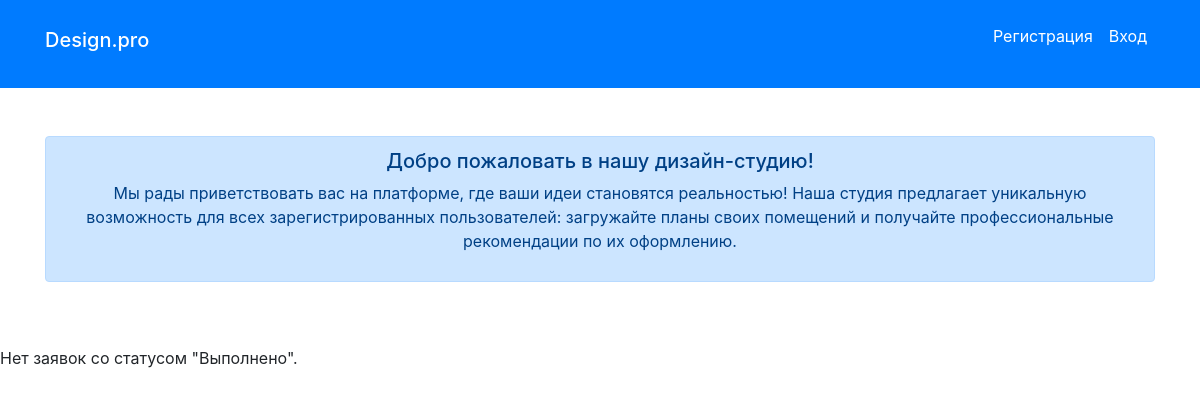
Page /catalog/ on the earlier database version.
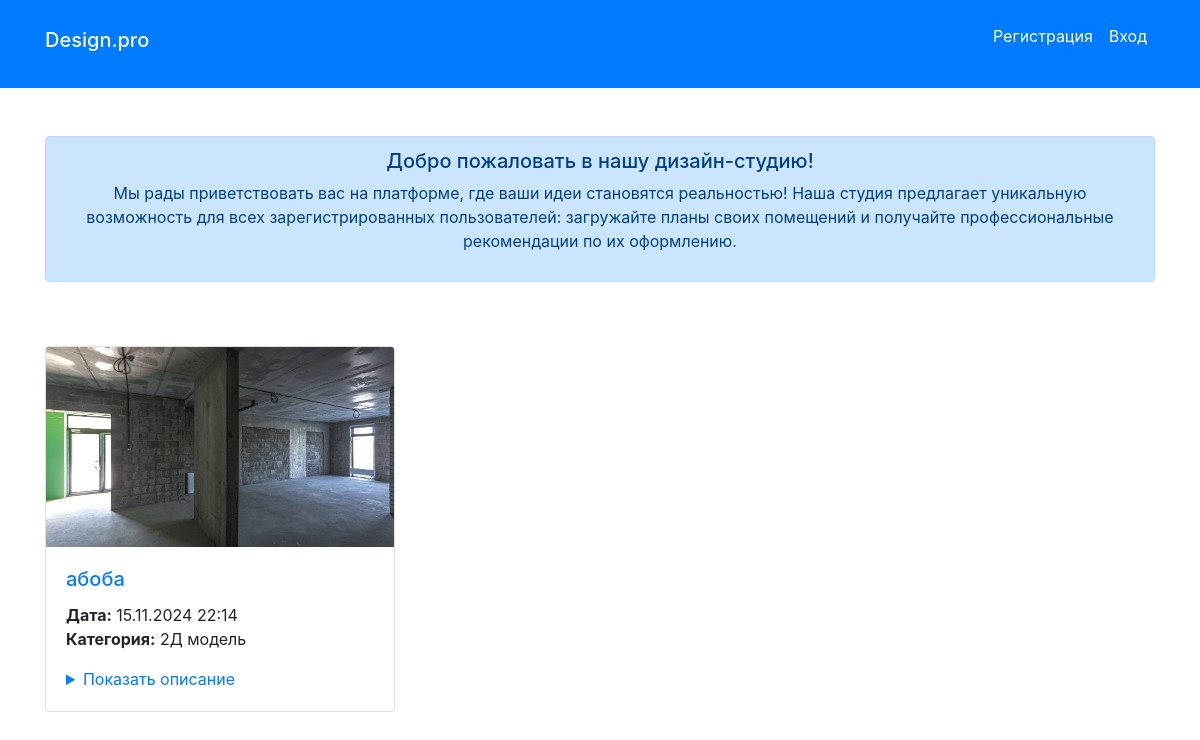
Same page on the later database version.
### catalog/models.py (models this page shows, shortened)
class Application(models.Model):
    STATUS_CHOICES = [
        ('new', 'Новая'),
        ('work', 'Принято в работу'),
        ('done', 'Выполнено'),
    ]
    title = models.CharField(max_length=200)
    description = models.TextField()
    category = models.ForeignKey(Category, on_delete=models.CASCADE)
    photo = models.ImageField(upload_to='photos/', max_length=200)
    created_at = models.DateTimeField(auto_now_add=True)
    status = models.CharField(max_length=10, choices=STATUS_CHOICES, default='new')
    creator = models.ForeignKey(User, on_delete=models.CASCADE, null=True, blank=True)  # Add this line

class Category(models.Model):
    name = models.CharField(max_length=100)
    def __str__(self):
        return self.name

### catalog/views.py (the view, shortened to what this page needs)
# urls.py: path('', IndexView.as_view(), name='index'),  # Главная страница
class IndexView(View):
    def get(self, request):
        applications = Application.objects.filter(status='done')
        accepted_requests_count = Application.objects.filter(status='work').count()
        form = ApplicationForm()  # Создаем экземпляр формы
        return render(request, 'index.html', {
            'applications': applications,
            'accepted_requests_count': accepted_requests_count,
            'form': form,
            'non_deletable_statuses': ['work', 'done']  # Передавать статусы в качестве контекста
        })

### catalog/templates/index.html (shortened to what this page needs)
{% extends "basic.html" %}
{% block content %}
    <div class="container my-5">
        <div class="row">
            <div class="col-md-12 text-center">
                <div class="alert alert-primary" role="alert">
                    <h5 class="alert-heading">Добро пожаловать в нашу дизайн-студию!</h5>
                    <p>Мы рады приветствовать вас на платформе, где ваши идеи становятся реальностью! Наша студия предлагает уникальную возможность для всех зарегистрированных пользователей: загружайте планы своих помещений и получайте профессиональные рекомендации по их оформлению.</p>
                </div>
            </div>
        </div>
    </div>
    {% if applications %}
        <div class="container">
            <div class="row">
                {% for application in applications %}
                    <div class="col-md-4 mb-4">
                        <div class="card">
                            {% if application.photo %}
                                <img src="{{ application.photo.url }}" alt="{{ application.title }}" class="card-img-top" style="max-height: 200px; object-fit: cover;">
                            {% endif %}
                            <div class="card-body d-flex flex-column">
                                <h5 class="card-title">
                                    <a href="{{ application.get_absolute_url }}">{{ application.title }}</a>
                                </h5>
                                <p class="card-text">
                                    <strong>Дата:</strong> {{ application.created_at|date:"d.m.Y H:i" }}<br>
                                    <strong>Категория:</strong> {{ application.category }}<br>
                                </p>
                                <details style="margin-top: auto;">
                                    <summary style="cursor: pointer; color: #007bff; padding: 0; margin: 0;">
                                        Показать описание
                                    </summary>
                                </details>
                            </div>
                        </div>
                    </div>
                {% endfor %}
            </div>
        </div>
    {% else %}
        <p>Нет заявок со статусом "Выполнено".</p>
    {% endif %}
{% endblock %}

### catalog/templates/basic.html (shortened to what this page needs)
<!doctype html>
<html lang="ru">
<head>
    {% load bootstrap4 %}
    {% load static %}
    {% bootstrap_css %}
    <link rel="stylesheet" href="{% static 'css/style.css' %}" />
</head>
<body>
<header class="bg-primary text-white p-3">
    <div class="container d-flex justify-content-between align-items-center">
        <h1 class="h5">Design.pro</h1>
        <div class="d-flex">
            {% if user.is_authenticated %}
                <div class="nav-item dropdown">
                    <a class="nav-link dropdown-toggle text-white" href="#" data-toggle="dropdown" aria-haspopup="true" aria-expanded="false">Профиль</a>
                    <div class="dropdown-menu">
                        <a class="dropdown-item" href="{% url 'create_application' %}">Создать заявку</a>
                        <div class="dropdown-divider"></div>
                        <a class="dropdown-item" href="{% url 'index' %}">Главная</a>
                        <form method="post" action="{% url 'logout' %}">
                            {% csrf_token %}
                            <button type="submit" class="dropdown-item">Выйти</button>
                        </form>
                        <a class="dropdown-item" href="{% url 'personal_account' %}">Личный кабинет</a>
                        {% if perms.catalog.can_edit_status %}
                            <li class="mt-4">Админ</li>
                            <li><a href="{% url 'all_apps' %}">Заявки</a></li>
                            <li><a href="{% url 'all_categories' %}">Категории</a></li>
                            <li><a href="{% url 'all_users' %}">Пользователи</a></li>
                        {% endif %}
                    </div>
                </div>
            {% else %}
                <p class="p-2 text-dark"><a href="{% url 'register' %}" class="text-white">Регистрация</a></p>
                <p class="p-2 text-dark"><a href="{% url 'login' %}" class="text-white">Вход</a></p>
            {% endif %}
        </div>
    </div>
</header>
{% block content %}
{% endblock %}
</body>
</html>

### catalog/static/css/style.css (style rules this page uses)
details { cursor: pointer; list-style-type: none; }
summary { padding: 0; margin: 0; }

Differences in the rows shown:
added Application: photo (picture), title "абоба", created_at "15.11.2024 22:14", category "2Д модель"
Other differences:
text no longer shown: "Нет заявок со статусом \"Выполнено\"."
